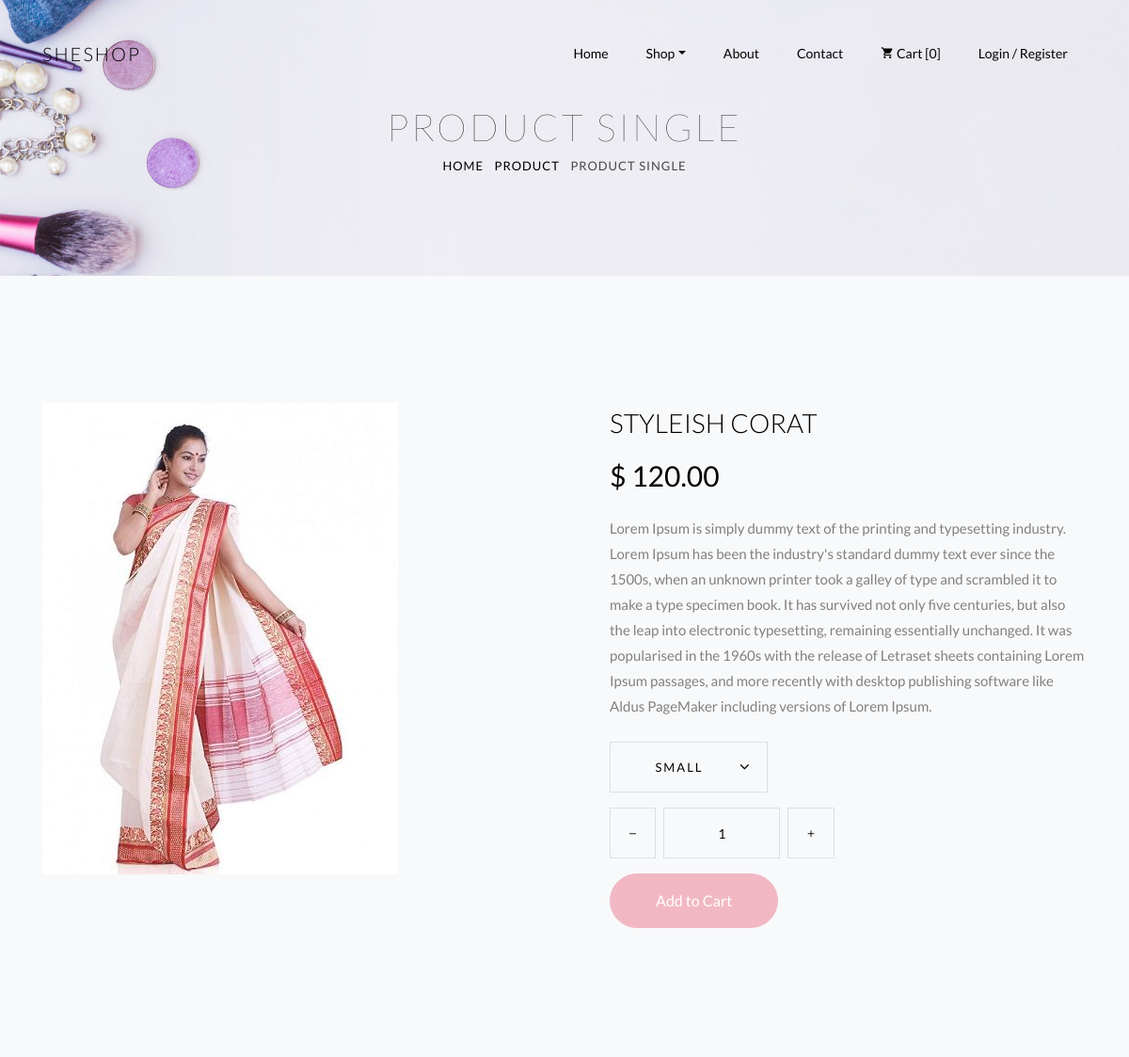
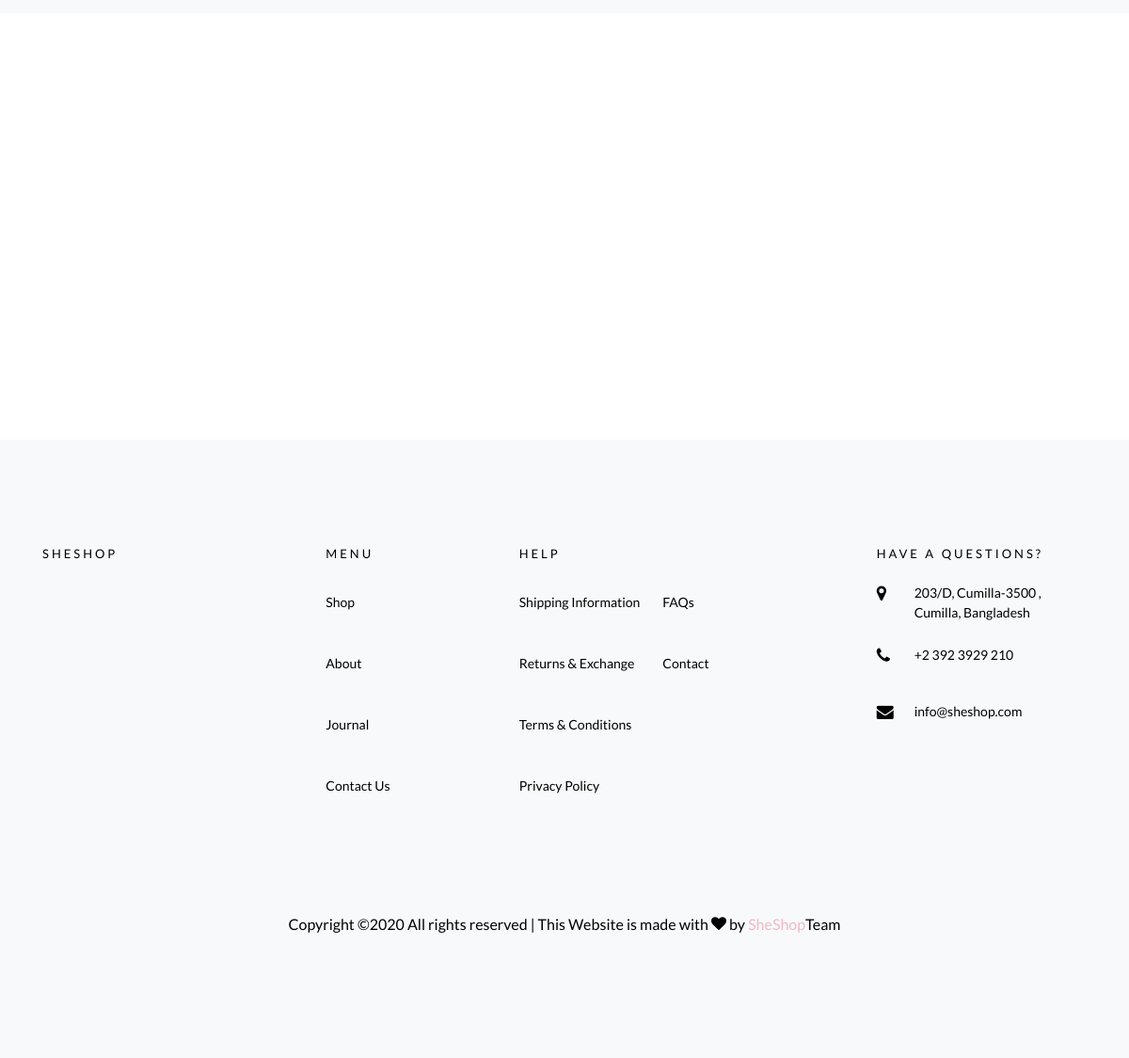
Page /1/styleish-corat on the committed database (2 pictures, top to bottom).
### shop/models.py (models this page shows, shortened)
class Product(models.Model):
    Product_name = models.CharField(max_length=250)
    Product_Code = models.CharField(max_length=20, unique=True)
    category = models.ForeignKey(Category, on_delete=models.CASCADE)
    Product_slug = models.SlugField()
    Product_Description = models.TextField()
    UnitPrice = models.DecimalField(max_digits=5, decimal_places=2)
    StockOut = models.BooleanField(default=False)
    images = models.ImageField(upload_to='product/%Y/%m/%d/')
    available = models.BooleanField(default=False)
    discount = models.IntegerField()
    new_Arraivel = models.BooleanField(default=False)
    stars = models.IntegerField(default=4)
    Trending = models.BooleanField(default=False)
    Product_Update = models.DateField(default=timezone.now)
    class Meta:
        index_together = (('id', 'Product_slug'),)

### shop/views.py (the view)
def Product_Details(request, id, Product_slug):
    product = get_object_or_404(Product, id=id, Product_slug=Product_slug, available=True)
    return render(request, "pages/product-single.html", {'product': product})

### templates/pages/product-single.html (shortened to what this page needs)
{% load static %}
{% include 'Headsfoots/header.html' %}
    <div class="hero-wrap hero-bread" style="background-image: url({% static 'images/bg_6.jpg' %});">
      <div class="container">
        <div class="row no-gutters slider-text align-items-center justify-content-center">
          <div class="col-md-9 ftco-animate text-center">
            <h1 class="mb-0 bread">Product Single</h1>
            <p class="breadcrumbs"><span class="mr-2"><a href="../index.html">Home</a></span> <span class="mr-2"><a href="{% url 'shop' %}">Product</a></span> <span>Product Single</span></p>
          </div>
        </div>
      </div>
    </div>
		<section class="ftco-section bg-light">
    	<div class="container">
    		<div class="row">
    			<div class="col-lg-6 mb-5 ftco-animate">
    				<a href="images/menu-2.jpg" class="image-popup"><img src="{{ product.images.url }}" class="img-fluid" alt="Colorlib Template"></a>
    			</div>
    			<div class="col-lg-6 product-details pl-md-5 ftco-animate">
    				<h3>{{ product.Product_name }}</h3>
    				<p class="price"><span> $ {{ product.UnitPrice }} </span></p>
    				<p>{{ product.Product_Description }}</p>
						<div class="row mt-4">
							<div class="col-md-6">
								<div class="form-group d-flex">
		              <div class="select-wrap">
	                  <div class="icon"><span class="ion-ios-arrow-down"></span></div>
	                  <select name="size" id="size" class="form-control">
	                  	<option value="">Small</option>
	                  </select>
	                </div>
		            </div>
							</div>
							<div class="input-group col-md-6 d-flex mb-3">
	             	<span class="input-group-btn mr-2">
	                	<button type="button" class="quantity-left-minus btn"  data-type="minus" data-field="">
	                   <i class="ion-ios-remove"></i>
	                	</button>
	            		</span>
	             	<input type="text" id="quantity" name="quantity" class="form-control input-number" value="1" min="1" max="100">
	             	<span class="input-group-btn ml-2">
	                	<button type="button" class="quantity-right-plus btn" data-type="plus" data-field="">
	                     <i class="ion-ios-add"></i>
	                 </button>
	             	</span>
	          	</div>
          	</div>
                   <p><a href="{% url 'cart' %}" onclick="addItem()" class="btn btn-primary py-3 px-5">Add to Cart</a></p>
    			</div>
    		</div>
    	</div>
    </section>
		<section class="ftco-section-parallax">
      <div class="parallax-img d-flex align-items-center">
        <div class="container">
          <div class="row d-flex justify-content-center py-5">
          </div>
        </div>
      </div>
    </section>
   {% include 'Headsfoots/footer.html' %}

### rows in the picture
Product: images (picture), Product_name "STYLEISH CORAT", UnitPrice "120.00", Product_Description "Lorem Ipsum is simply dummy text of the printing and typesetting industry. Lorem Ipsum has been the industry's standard dummy text ever since the 1500s, when an unknown printer took a galley of type and scrambled it to make a type specimen book. It has survived not only five centuries, but also the leap into electronic typesetting, remaining essentially unchanged. It was popularised in the 1960s with the release of Letraset sheets containing Lorem Ipsum passages, and more recently with desktop publishing software like Aldus PageMaker including versions of Lorem Ipsum."
